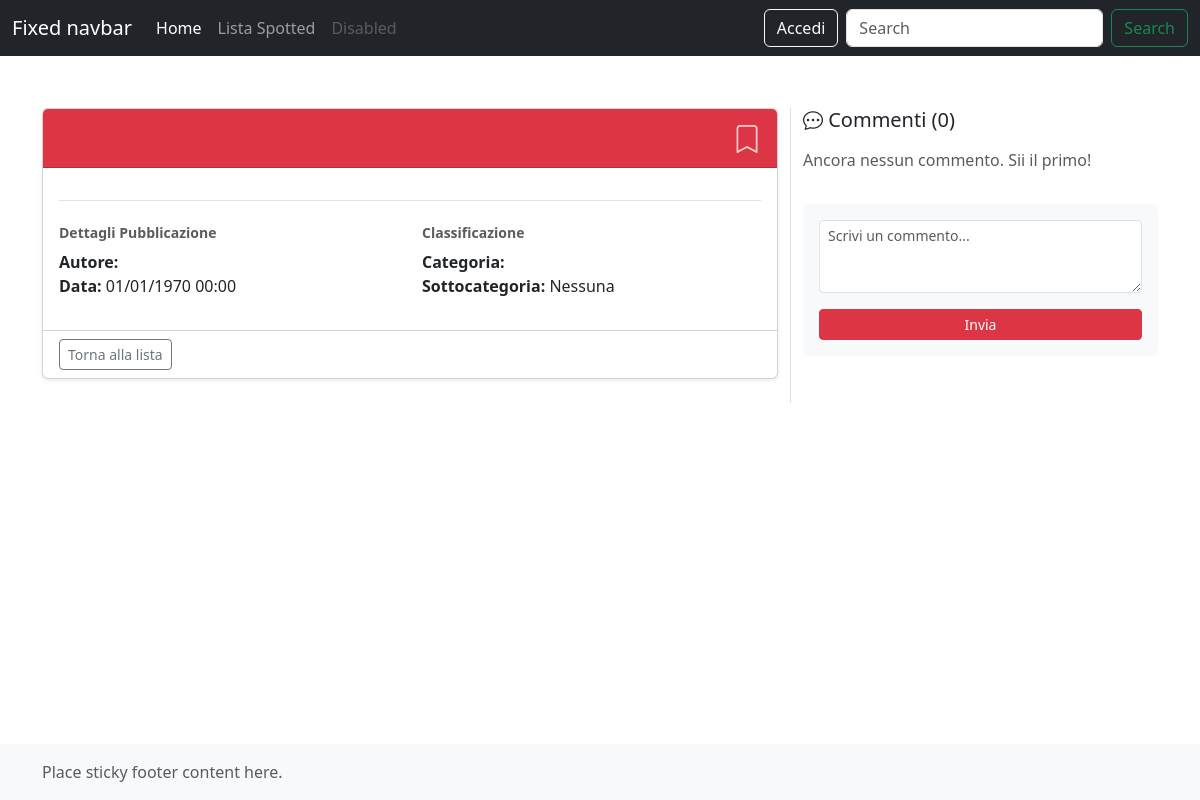
Page /dettaglio-spot.php?id=2 on the earlier database version.
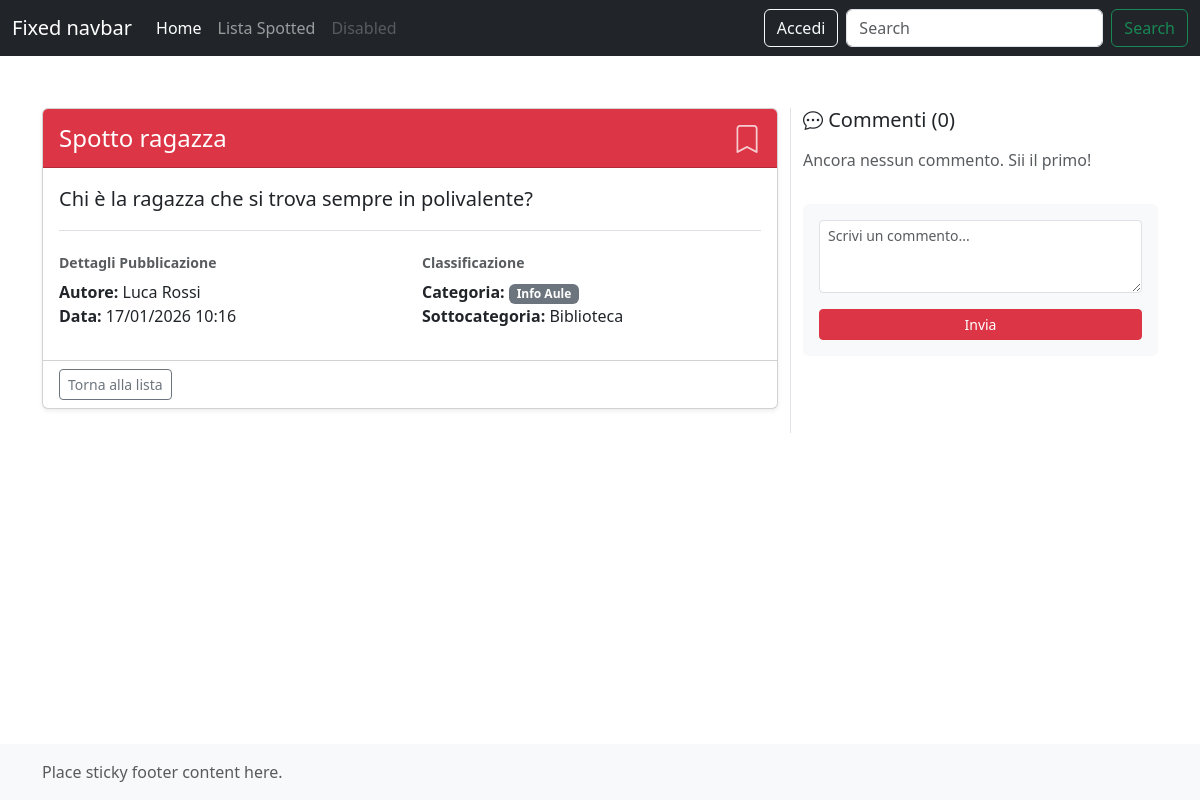
Same page on the later database version.
### tables this page shows
CREATE TABLE SPOT (
    idSpot INT AUTO_INCREMENT PRIMARY KEY,
    titolo VARCHAR(255) NOT NULL,
    testo TEXT NOT NULL,
    dataInserimento DATETIME DEFAULT CURRENT_TIMESTAMP,
    stato ENUM('in_attesa', 'approvato', 'rifiutato') DEFAULT 'in_attesa',
    idCategoria INT NOT NULL,
    idSottoCategoria INT,
    usernameUtente VARCHAR(100),
    usernameAdminApprovato VARCHAR(100) NULL, 
    dataApprovazione DATETIME NULL,

    FOREIGN KEY (idCategoria) REFERENCES CATEGORIE(idCategoria),
    FOREIGN KEY (idSottoCategoria) REFERENCES SOTTOCATEGORIE(idSottoCategoria) ON DELETE SET NULL,
    FOREIGN KEY (usernameUtente) REFERENCES UTENTI(username) ON DELETE SET NULL,
    FOREIGN KEY (usernameAdminApprovato) REFERENCES UTENTI(username) ON DELETE SET NULL
);

CREATE TABLE UTENTI (
    username VARCHAR(100) PRIMARY KEY,
    nome VARCHAR(100) NOT NULL,
    cognome VARCHAR(100) NOT NULL,
    password VARCHAR(255) NOT NULL,
    stato ENUM('attivo', 'bloccato') DEFAULT 'attivo',
    idTipo INT NOT NULL, 

    FOREIGN KEY (idTipo) REFERENCES TIPI_UTENTI(idTipo) ON DELETE CASCADE
);

CREATE TABLE CATEGORIE (
    idCategoria INT AUTO_INCREMENT PRIMARY KEY,
    nome VARCHAR(100) UNIQUE NOT NULL
);

CREATE TABLE SOTTOCATEGORIE (
    idSottoCategoria INT AUTO_INCREMENT PRIMARY KEY,
    nome VARCHAR(100) NOT NULL,
    idCategoria INT NOT NULL,

    UNIQUE (nome, idCategoria),
    FOREIGN KEY (idCategoria) REFERENCES CATEGORIE(idCategoria) ON DELETE CASCADE
);

### dettaglio-spot.php (called while the page is built)
<?php
require_once 'bootstrap.php';
$templateParams["titolo"] = "Spotted - Dettaglio spot";
$templateParams["nome"] = "spot.php";
$idSpot = $_GET["id"];
if (!empty($idSpot)) {
    $templateParams["spot"] = $dbh->getSpotInfo($idSpot);
    $templateParams["commenti"] = $dbh->getComments($idSpot);
}
require 'template/base.php';
?>

### utils/functions.php (called while the page is built, shortened)
<?php
function isUserLoggedIn()
{
    return isset($_SESSION["username"]) && isset($_SESSION["logged"]) && isset($_SESSION["admin"]) && $_SESSION["logged"] && !$_SESSION["admin"];
}
function isAdminLoggedIn()
{
    return isset($_SESSION["logged"]) && isset($_SESSION["admin"]) && $_SESSION["logged"] && $_SESSION["admin"];
}
?>

### db/database.php (called while the page is built, shortened)
<?php
class DatabaseHelper
{
    private $db;
    public function __construct($servername, $username, $password, $dbname, $port)
    {
        $this->db = new mysqli($servername, $username, $password, $dbname, $port);
    }
    public function getSpotInfo($idSpot)
    {
        $query = "SELECT S.*, C.nome AS nomeCategoria, SC.nome AS nomeSottoCategoria,
                        U.nome AS nomeAutore, U.cognome AS cognomeAutore
                        FROM SPOT S
                        JOIN CATEGORIE C ON S.idCategoria = C.idCategoria
                        LEFT JOIN SOTTOCATEGORIE SC ON S.idSottoCategoria = SC.idSottoCategoria
                        LEFT JOIN UTENTI U ON S.usernameUtente = U.username
                        WHERE S.stato = 'approvato' AND S.idSpot = ?";
        $stmt = $this->db->prepare($query);
        $stmt->bind_param("i", $idSpot);
        $stmt->execute();
        $result = $stmt->get_result();
        return $result->fetch_assoc();
    }
    public function getComments($idSpot)
    {
        $query = "SELECT C.*, U.nome, U.cognome
              FROM COMMENTI C
              JOIN UTENTI U ON C.usernameUtente = U.username
              WHERE C.idSpot = ?
              ORDER BY C.dataPubblicazione ASC";
        $stmt = $this->db->prepare($query);
        $stmt->bind_param("i", $idSpot);
        $stmt->execute();
        $result = $stmt->get_result();
        return $result->fetch_all(MYSQLI_ASSOC);
    }
}
?>

### bootstrap.php (called while the page is built, shortened)
<?php
require_once("db/database.php");
require_once("utils/functions.php");
$dbh = new DatabaseHelper("localhost", "root", "", "spotted", 3306);
?>

### template/spot.php (the view, shortened to what this page needs)
<section class="container mt-5">
    <div class="row">
        <div class="col-md-8">
            <article class="card shadow-sm mb-4" >
                <div class="card-header bg-danger text-white d-flex justify-content-between align-items-center">
                <h1 class="h4 mb-0"><?php echo htmlspecialchars($templateParams["spot"]["titolo"]); ?></h1>
                <?php
                $iconaClass = "bi-bookmark";
                ?>
                <?php if(isset($_SESSION["username"])): ?>
                    <a href="salva-spot.php?id=<?php echo $templateParams['spot']['idSpot']; ?>" class="text-white">
                        <i class="bi <?php echo $iconaClass; ?> fs-3"></i>
                    </a>
                <?php else: ?>
                    <a href="login.php" class="text-white opacity-75" title="Accedi per salvare">
                        <i class="bi <?php echo $iconaClass; ?> fs-3"></i>
                    </a>
                <?php endif; ?>
            </div>
                <div class="card-body">
                    <p class="lead border-bottom pb-3">
                        <?php echo htmlspecialchars($templateParams["spot"]["testo"]); ?>
                    </p>
                    <div class="row mt-4">
                        <div class="col-sm-6">
                            <h2 class="h6 text-muted small fw-bold">Dettagli Pubblicazione</h2>
                            <ul class="list-unstyled">
                                <li><strong>Autore:</strong> <?php echo htmlspecialchars($templateParams["spot"]["nomeAutore"] . " " . $templateParams["spot"]["cognomeAutore"]); ?></li>
                                <li><strong>Data:</strong> <?php echo date("d/m/Y H:i", strtotime($templateParams["spot"]["dataInserimento"])); ?></li>
                            </ul>
                        </div>
                        <div class="col-sm-6">
                            <h2 class="h6 text-muted small fw-bold">Classificazione</h2>
                            <ul class="list-unstyled">
                                <li><strong>Categoria:</strong> <span class="badge bg-secondary"><?php echo htmlspecialchars($templateParams["spot"]["nomeCategoria"]); ?></span></li>
                                <li><strong>Sottocategoria:</strong> <?php echo htmlspecialchars($templateParams["spot"]["nomeSottoCategoria"] ?? 'Nessuna'); ?></li>
                            </ul>
                        </div>
                    </div>
                </div>
                <div class="card-footer bg-transparent d-flex justify-content-between align-items-center">
    <a href="lista-categoria.php" class="btn btn-outline-secondary btn-sm">Torna alla lista</a>
</div>
            </article>
        </div>
        <div class="col-md-4 border-start">
            <aside>
                <h3 class="h5 mb-3"><i class="bi bi-chat-dots"></i> Commenti (<?php echo count($templateParams["commenti"]); ?>)</h3>
                <div class="list-group mb-3">
                    <?php if(count($templateParams["commenti"]) > 0): ?>
                        <?php foreach($templateParams["commenti"] as $commento): ?>
                            <div class="list-group-item border-start border-danger border-4 mb-2 shadow-sm rounded">
                                <div class="d-flex justify-content-between">
                                    <h6 class="mb-1 fw-bold"><?php echo htmlspecialchars($commento["usernameUtente"]); ?></h6>
                                    <small class="text-muted"><?php echo date("H:i", strtotime($commento["dataPubblicazione"])); ?></small>
                                </div>
                                <p class="mb-1 small"><?php echo htmlspecialchars($commento["testo"]); ?></p>
                            </div>
                        <?php endforeach; ?>
                    <?php else: ?>
                        <p class="text-muted">Ancora nessun commento. Sii il primo!</p>
                    <?php endif; ?>
                </div>
                <div class="card card-body bg-light border-0">
                    <form action="aggiungi-commento.php" method="POST">
                        <div class="mb-3">
                            <textarea class="form-control form-control-sm" name="testo" id="commento" rows="3" placeholder="Scrivi un commento..."></textarea>
                        </div>
                        <button type="submit" class="btn btn-danger btn-sm w-100">Invia</button>
                    </form>
                </div>
            </aside>
        </div>
    </div>
</section>

### template/base.php (shortened to what this page needs)
<!DOCTYPE html>
<html lang="it" class="h-100">
<head>
  <link rel="stylesheet" type="text/css" href="./css/style.css" />
  <link href="https://cdn.jsdelivr.net/npm/bootstrap@5.3.2/dist/css/bootstrap.min.css" rel="stylesheet">
  <link rel="stylesheet" href="https://cdn.jsdelivr.net/npm/bootstrap-icons@1.13.1/font/bootstrap-icons.min.css">
</head>
<body class="d-flex flex-column h-100">
  <nav class="navbar navbar-expand-md navbar-dark fixed-top bg-dark">
    <div class="container-fluid">
      <a class="navbar-brand" href="index.php">Fixed navbar</a>
      <div class="collapse navbar-collapse" id="navbarCollapse">
        <ul class="navbar-nav me-auto mb-2 mb-md-0">
          <li class="nav-item">
            <a class="nav-link active" aria-current="page" href="index.php">Home</a>
          </li>
          <li class="nav-item"><a class="nav-link" href="lista-categoria.php">Lista Spotted</a></li>
          <li class="nav-item">
            <a class="nav-link disabled" aria-disabled="true">Disabled</a>
          </li>
        </ul>
        <?php if (!isUserLoggedIn() && !isAdminLoggedIn()): ?>
          <a href="login.php" class="btn btn-outline-light me-2">Accedi</a>
        <?php else: ?>
          <span class="text-light me-2">Benvenuto, <?php echo $_SESSION["username"]; ?></span>
          <a href="profilo.php" class="btn btn-outline-info me-2">Profilo</a>
          <a href="logout.php" class="btn btn-outline-danger me-2">Esci</a>
        <?php endif; ?>
        <form class="d-flex" role="search">
          <input class="form-control me-2" type="search" placeholder="Search" aria-label="Search" />
          <button class="btn btn-outline-success" type="submit">
            Search
          </button>
        </form>
      </div>
    </div>
  </nav>
  <main class="flex-shrink-0">
    <?php
    if (isset($templateParams["nome"])) {
      require($templateParams["nome"]);
    }
    ?>
  </main>
  <footer class="footer mt-auto py-3 bg-body-tertiary">
    <div class="container">
      <span class="text-body-secondary">Place sticky footer content here.</span>
    </div>
  </footer>
</body>
</html>

### css/style.css (style rules this page uses)
main { padding: 60px 15px 0; }

Differences in the rows shown:
now on this page (row edited): spot: titolo "Spotto ragazza", testo "Chi è la ragazza che si trova sempre in polivalente?", usernameUtente.cognome "Luca Rossi", dataInserimento "17/01/2026 10:16", idCategoria.nome "Info Aule", idSottoCategoria.nome "Biblioteca"
Other differences:
$templateParams["spot"]["nomeSottoCategoria"]: "Nessuna" → (not shown)
text no longer shown: "01/01/1970 00:00"
